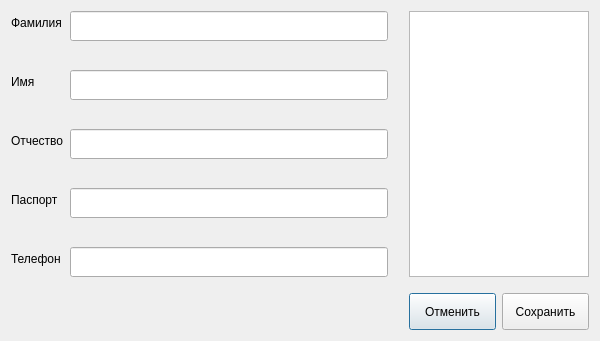
<?xml version="1.0" encoding="UTF-8"?>
<ui version="4.0">
 <class>DialogPersonEdit</class>
 <widget class="QDialog" name="DialogPersonEdit">
  <property name="geometry">
   <rect>
    <x>0</x>
    <y>0</y>
    <width>600</width>
    <height>324</height>
   </rect>
  </property>
  <property name="windowTitle">
   <string>Dialog</string>
  </property>
  <layout class="QVBoxLayout" name="verticalLayout">
   <item>
    <layout class="QHBoxLayout" name="horizontalLayout_2">
     <item>
      <layout class="QFormLayout" name="formLayout">
       <property name="verticalSpacing">
        <number>29</number>
       </property>
       <item row="0" column="0">
        <widget class="QLabel" name="l_dsurname">
         <property name="text">
          <string>Фамилия</string>
         </property>
        </widget>
       </item>
       <item row="0" column="1">
        <widget class="QLineEdit" name="le_dsurname">
         <property name="minimumSize">
          <size>
           <width>0</width>
           <height>30</height>
          </size>
         </property>
         <property name="maximumSize">
          <size>
           <width>16777215</width>
           <height>30</height>
          </size>
         </property>
        </widget>
       </item>
       <item row="1" column="0">
        <widget class="QLabel" name="l_dname">
         <property name="text">
          <string>Имя</string>
         </property>
        </widget>
       </item>
       <item row="1" column="1">
        <widget class="QLineEdit" name="le_dname">
         <property name="minimumSize">
          <size>
           <width>0</width>
           <height>30</height>
          </size>
         </property>
         <property name="maximumSize">
          <size>
           <width>16777215</width>
           <height>30</height>
          </size>
         </property>
        </widget>
       </item>
       <item row="2" column="0">
        <widget class="QLabel" name="l_dpatronymic">
         <property name="text">
          <string>Отчество</string>
         </property>
        </widget>
       </item>
       <item row="2" column="1">
        <widget class="QLineEdit" name="le_dpatronymic">
         <property name="minimumSize">
          <size>
           <width>0</width>
           <height>30</height>
          </size>
         </property>
         <property name="maximumSize">
          <size>
           <width>16777215</width>
           <height>30</height>
          </size>
         </property>
        </widget>
       </item>
       <item row="3" column="0">
        <widget class="QLabel" name="l_dpassport">
         <property name="text">
          <string>Паспорт</string>
         </property>
        </widget>
       </item>
       <item row="3" column="1">
        <widget class="QLineEdit" name="le_dpassport">
         <property name="minimumSize">
          <size>
           <width>0</width>
           <height>30</height>
          </size>
         </property>
         <property name="maximumSize">
          <size>
           <width>16777215</width>
           <height>30</height>
          </size>
         </property>
        </widget>
       </item>
       <item row="4" column="0">
        <widget class="QLabel" name="l_dtelephone">
         <property name="text">
          <string>Телефон</string>
         </property>
        </widget>
       </item>
       <item row="4" column="1">
        <widget class="QLineEdit" name="le_dphone">
         <property name="minimumSize">
          <size>
           <width>0</width>
           <height>30</height>
          </size>
         </property>
         <property name="maximumSize">
          <size>
           <width>16777215</width>
           <height>30</height>
          </size>
         </property>
        </widget>
       </item>
      </layout>
     </item>
     <item>
      <spacer name="horizontalSpacer_3">
       <property name="orientation">
        <enum>Qt::Horizontal</enum>
       </property>
       <property name="sizeType">
        <enum>QSizePolicy::Fixed</enum>
       </property>
       <property name="sizeHint" stdset="0">
        <size>
         <width>15</width>
         <height>20</height>
        </size>
       </property>
      </spacer>
     </item>
     <item>
      <widget class="QListWidget" name="lw_personBanks">
       <property name="sizePolicy">
        <sizepolicy hsizetype="Fixed" vsizetype="Expanding">
         <horstretch>0</horstretch>
         <verstretch>0</verstretch>
        </sizepolicy>
       </property>
       <property name="minimumSize">
        <size>
         <width>180</width>
         <height>0</height>
        </size>
       </property>
       <property name="maximumSize">
        <size>
         <width>170</width>
         <height>16777215</height>
        </size>
       </property>
      </widget>
     </item>
    </layout>
   </item>
   <item>
    <spacer name="verticalSpacer">
     <property name="orientation">
      <enum>Qt::Vertical</enum>
     </property>
     <property name="sizeType">
      <enum>QSizePolicy::Fixed</enum>
     </property>
     <property name="sizeHint" stdset="0">
      <size>
       <width>20</width>
       <height>10</height>
      </size>
     </property>
    </spacer>
   </item>
   <item>
    <layout class="QHBoxLayout" name="horizontalLayout">
     <item>
      <spacer name="horizontalSpacer_2">
       <property name="orientation">
        <enum>Qt::Horizontal</enum>
       </property>
       <property name="sizeHint" stdset="0">
        <size>
         <width>40</width>
         <height>20</height>
        </size>
       </property>
      </spacer>
     </item>
     <item>
      <widget class="QPushButton" name="pb_ddiscard">
       <property name="sizePolicy">
        <sizepolicy hsizetype="Fixed" vsizetype="Fixed">
         <horstretch>0</horstretch>
         <verstretch>0</verstretch>
        </sizepolicy>
       </property>
       <property name="minimumSize">
        <size>
         <width>87</width>
         <height>37</height>
        </size>
       </property>
       <property name="maximumSize">
        <size>
         <width>85</width>
         <height>37</height>
        </size>
       </property>
       <property name="text">
        <string>Отменить</string>
       </property>
      </widget>
     </item>
     <item>
      <widget class="QPushButton" name="pb_dsave">
       <property name="sizePolicy">
        <sizepolicy hsizetype="Fixed" vsizetype="Fixed">
         <horstretch>0</horstretch>
         <verstretch>0</verstretch>
        </sizepolicy>
       </property>
       <property name="minimumSize">
        <size>
         <width>87</width>
         <height>37</height>
        </size>
       </property>
       <property name="maximumSize">
        <size>
         <width>75</width>
         <height>37</height>
        </size>
       </property>
       <property name="layoutDirection">
        <enum>Qt::LeftToRight</enum>
       </property>
       <property name="text">
        <string>Сохранить</string>
       </property>
      </widget>
     </item>
    </layout>
   </item>
  </layout>
 </widget>
 <resources/>
 <connections/>
</ui>
